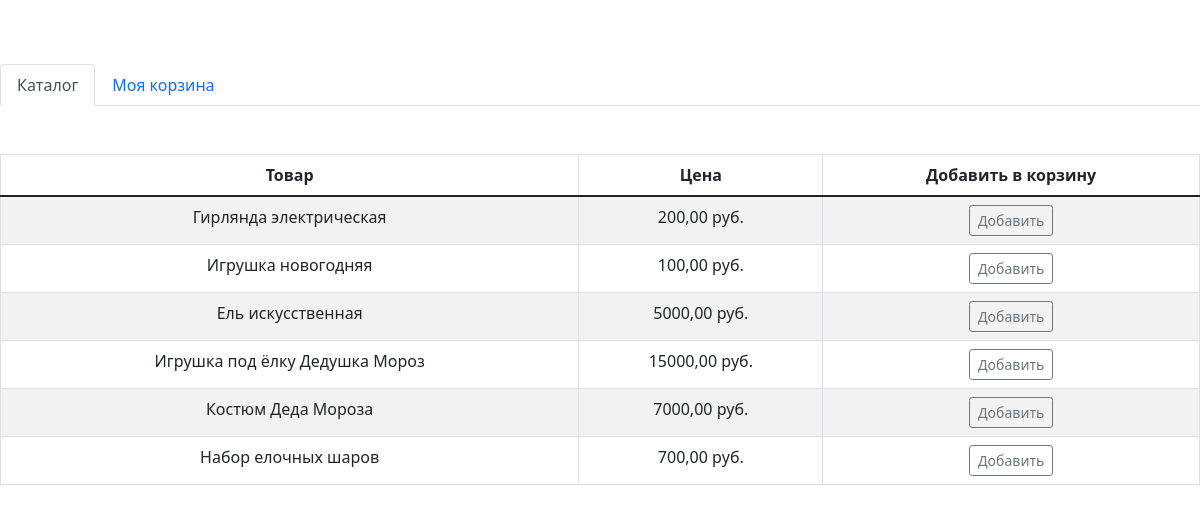
Page /test/ on the committed database.
### db/models.py (models this page shows, shortened)
class Product(models.Model):
    name = models.CharField(max_length=200, db_index=True,verbose_name="Название")
    price = models.DecimalField(max_digits=10, decimal_places=2,verbose_name="Цена")
    choose = models.BooleanField(default=False,verbose_name="Добавить в корзину")
    class Meta:
        verbose_name = "Товар"
        verbose_name_plural = "Товары"

### djangoProjectShop/views.py (the view)
# urls.py: 2. Add a URL to urlpatterns:  path('', views.home, name='home')
def home(request):
    products = Product.objects.all()
    return render(request, 'test.html',{"products":products})

### templates/test.html (shortened to what this page needs)
<!DOCTYPE html>
<html>
  <head>
    <link href="https://cdn.jsdelivr.net/npm/bootstrap@5.1.3/dist/css/bootstrap.min.css" rel="stylesheet">
  </head>
  <body>
  <br>
  <br>
  <div>
      <ul class="nav nav-tabs" id="myTab" role="tablist">
        <li class="nav-item" role="presentation">
            <button class="nav-link active" id="Сatalog-tab" data-bs-toggle="tab" data-bs-target="#Сatalog" type="button" role="tab" aria-controls="Сatalog" aria-selected="true">Каталог</button>
        </li>
        <li class="nav-item" role="presentation">
            <button class="nav-link" id="Cart-tab" data-bs-toggle="tab" data-bs-target="#Cart" type="button" role="tab" aria-controls="Cart" aria-selected="false">Моя корзина</button>
        </li>
    </ul>
  </div>
  <div class="tab-content" id="myContent">
        <div class="tab-pane active" id="Сatalog" role="tabpanel" aria-labelledby="Сatalog-tab">
            <table class="table table-bordered table-striped" style="text-align: center">
                <thead>
                <br>
                <br>
                <tr>
                    <th>Товар</th>
                    <th>Цена</th>
                    <th>Добавить в корзину</th>
                </tr>
                </thead>
                <tbody>
                {% for produst in products %}
                    <tr>
                        <td>{{ produst.name }}</td>
                        <td>{{ produst.price }} руб.</td>
                        <td><a onclick="goPython('http://127.0.0.1:8000/addInCart/addRow/{{ produst.id }}')" class="btn btn-outline-secondary btn-sm" style="width: max-content">Добавить</a></td>
                    </tr>
                {% endfor %}
                </tbody>
            </table>
        </div>
    </div>
  </body>
</html>

### rows in the picture
Product: name "Гирлянда электрическая", price "200,00"
Product: name "Игрушка новогодняя", price "100,00"
Product: name "Ель искусственная", price "5000,00"
Product: name "Игрушка под ёлку Дедушка Мороз", price "15000,00"
Product: name "Костюм Деда Мороза", price "7000,00"
Product: name "Набор елочных шаров", price "700,00"
